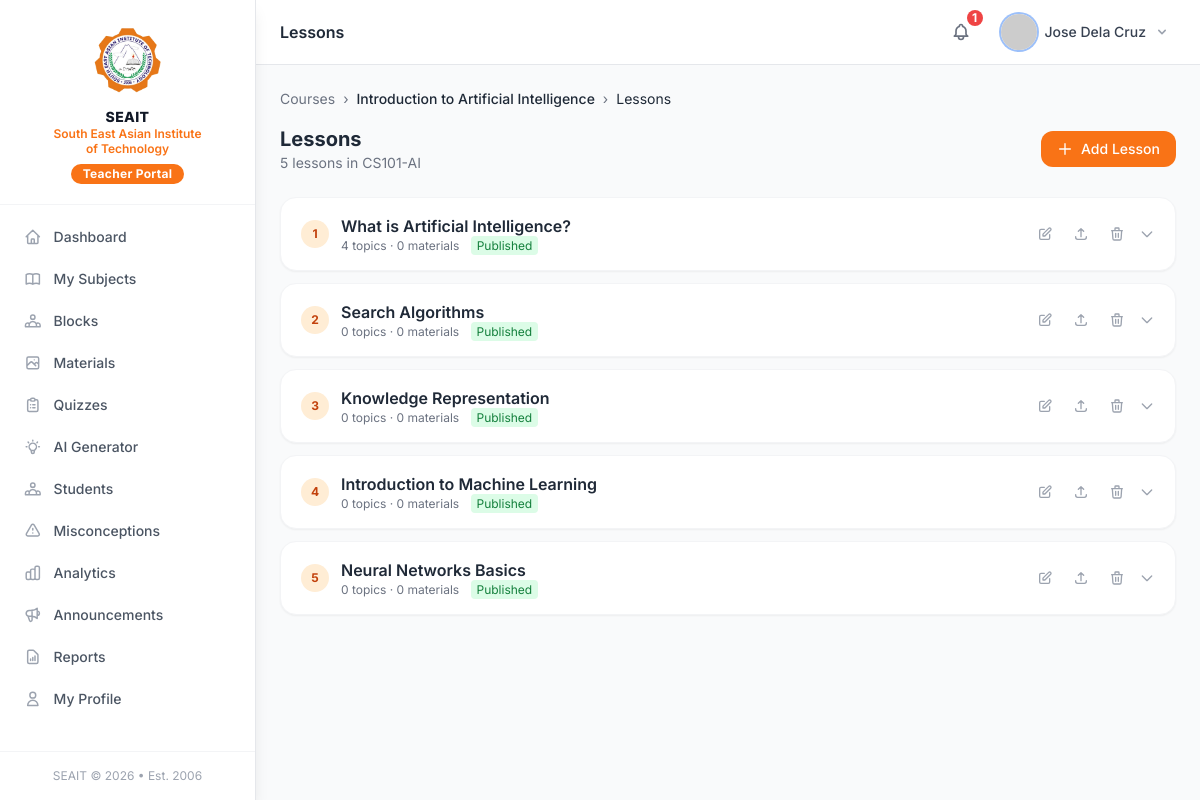
The page /modules/teacher/lessons.php?course_id=1 (signed in) on the database its author committed.
### tables this page shows
CREATE TABLE courses (
    id              INT UNSIGNED AUTO_INCREMENT PRIMARY KEY,
    teacher_id      INT UNSIGNED NOT NULL,
    department_id   INT UNSIGNED DEFAULT NULL,
    title           VARCHAR(200) NOT NULL,
    code            VARCHAR(30)  NOT NULL UNIQUE,
    description     TEXT         DEFAULT NULL,
    thumbnail       VARCHAR(255) DEFAULT NULL,
    credits         TINYINT UNSIGNED DEFAULT 3,
    is_published    TINYINT(1)   NOT NULL DEFAULT 0,
    is_active       TINYINT(1)   NOT NULL DEFAULT 1,
    created_at      DATETIME     NOT NULL DEFAULT CURRENT_TIMESTAMP,
    updated_at      DATETIME     NOT NULL DEFAULT CURRENT_TIMESTAMP ON UPDATE CURRENT_TIMESTAMP,
    FOREIGN KEY (teacher_id)    REFERENCES teachers(id)    ON DELETE CASCADE,
    FOREIGN KEY (department_id) REFERENCES departments(id) ON DELETE SET NULL,
    INDEX idx_teacher    (teacher_id),
    INDEX idx_published  (is_published),
    INDEX idx_active     (is_active)
);

CREATE TABLE lessons (
    id          INT UNSIGNED AUTO_INCREMENT PRIMARY KEY,
    course_id   INT UNSIGNED NOT NULL,
    title       VARCHAR(200) NOT NULL,
    description TEXT         DEFAULT NULL,
    sort_order  SMALLINT UNSIGNED NOT NULL DEFAULT 0,
    is_published TINYINT(1)  NOT NULL DEFAULT 0,
    created_at  DATETIME     NOT NULL DEFAULT CURRENT_TIMESTAMP,
    updated_at  DATETIME     NOT NULL DEFAULT CURRENT_TIMESTAMP ON UPDATE CURRENT_TIMESTAMP,
    FOREIGN KEY (course_id) REFERENCES courses(id) ON DELETE CASCADE,
    INDEX idx_course    (course_id),
    INDEX idx_sort      (sort_order),
    INDEX idx_published (is_published)
);

### core/Helpers.php (called while the page is built, shortened)
<?php
function e(mixed $value): string
{
    return htmlspecialchars((string) $value, ENT_QUOTES | ENT_HTML5, 'UTF-8');
}
function getInt(string $key, int $default = 0): int
{
    return (int) ($_GET[$key] ?? $default);
}
function getTeacherProfile(int $userId): ?array
{
    return Database::fetchOne(
        "SELECT t.*, u.first_name, u.last_name, u.email, u.avatar
         FROM teachers t JOIN users u ON u.id = t.user_id
         WHERE u.id = ? LIMIT 1",
        [$userId]
    );
}

### core/Auth.php (called while the page is built, shortened)
<?php
class Auth
{
    public static function id(): ?int
    {
        return $_SESSION['user_id'] ?? null;
    }
}

### core/Database.php (called while the page is built, shortened)
<?php
class Database
{
    private static ?PDO $instance = null;
    public static function getInstance(): PDO
    {
        if (self::$instance === null) {
            $dsn = sprintf(
                'mysql:host=%s;port=%s;dbname=%s;charset=%s',
                DB_HOST, DB_PORT, DB_NAME, DB_CHARSET
            );
            $options = [
                PDO::ATTR_ERRMODE            => PDO::ERRMODE_EXCEPTION,
                PDO::ATTR_DEFAULT_FETCH_MODE => PDO::FETCH_ASSOC,
                PDO::ATTR_EMULATE_PREPARES   => false,
                PDO::MYSQL_ATTR_INIT_COMMAND => "SET NAMES utf8mb4 COLLATE utf8mb4_unicode_ci",
            ];
            try {
                self::$instance = new PDO($dsn, DB_USER, DB_PASS, $options);
            } catch (PDOException $e) {
                if (APP_DEBUG) {
                    die('Database connection failed: ' . $e->getMessage());
                }
                die('A database error occurred. Please try again later.');
            }
        }
        return self::$instance;
    }
    public static function query(string $sql, array $params = []): PDOStatement
    {
        $stmt = self::getInstance()->prepare($sql);
        $stmt->execute($params);
        return $stmt;
    }
    public static function fetchOne(string $sql, array $params = []): ?array
    {
        $row = self::query($sql, $params)->fetch();
        return $row ?: null;
    }
    public static function fetchAll(string $sql, array $params = []): array
    {
        return self::query($sql, $params)->fetchAll();
    }
}

### modules/teacher/lessons.php (the view, shortened to what this page needs)
<?php
$teacher   = getTeacherProfile(Auth::id());
$tid       = (int)$teacher['id'];
$courseId = getInt('course_id');
$course = Database::fetchOne("SELECT * FROM courses WHERE id=? AND teacher_id=?",[$courseId,$tid]);
$lessons = Database::fetchAll(
    "SELECT l.*, COUNT(DISTINCT t.id) topic_count, COUNT(DISTINCT m.id) material_count
     FROM lessons l
     LEFT JOIN topics t ON t.lesson_id=l.id
     LEFT JOIN learning_materials m ON m.lesson_id=l.id
     WHERE l.course_id=?
     GROUP BY l.id ORDER BY l.sort_order, l.id",[$courseId]
);
?>
<!DOCTYPE html>
<html lang="en">
<head><?php include __DIR__ . '/../../includes/components/head.php'; ?></head>
<body class="bg-gray-50 min-h-screen">
<?php include __DIR__ . '/../../includes/components/sidebar_teacher.php'; ?>
<div class="md:ml-64 flex flex-col min-h-screen">
<?php include __DIR__ . '/../../includes/components/topbar.php'; ?>
<main class="flex-1 p-4 md:p-6 fade-in">
<div class="flex items-center gap-2 text-sm text-gray-500 mb-4">
    <a href="<?= BASE_URL ?>/modules/teacher/courses.php" class="hover:text-orange-600">Courses</a>
    <span>›</span>
    <span class="text-gray-800 font-medium"><?= e($course['title']) ?></span>
    <span>›</span>
    <span class="text-gray-800">Lessons</span>
</div>
<div class="flex items-center justify-between mb-6">
    <div>
        <h2 class="text-xl font-bold text-gray-800">Lessons</h2>
        <p class="text-sm text-gray-500"><?= count($lessons) ?> lessons in <?= e($course['code']) ?></p>
    </div>
    <button onclick="openLessonModal()" class="px-4 py-2 bg-orange-500 text-white text-sm font-medium rounded-xl hover:bg-orange-600 flex items-center gap-2">
        <svg class="w-4 h-4" fill="none" stroke="currentColor" viewBox="0 0 24 24">
            <path stroke-linecap="round" stroke-linejoin="round" stroke-width="2" d="M12 4v16m8-8H4"/>
        </svg>
        Add Lesson
    </button>
</div>
<div class="space-y-3">
<?php foreach ($lessons as $i => $lesson):
?>
<div class="bg-white rounded-2xl shadow-sm border border-gray-100 overflow-hidden">
    <div class="flex items-center justify-between px-5 py-4 cursor-pointer hover:bg-gray-50 transition"
         onclick="toggleLesson('lesson-<?= $lesson['id'] ?>')">
        <div class="flex items-center gap-3">
            <span class="w-7 h-7 bg-orange-100 rounded-full flex items-center justify-center text-xs font-bold text-orange-700">
                <?= $lesson['sort_order'] ?: $i+1 ?>
            </span>
            <div>
                <p class="font-semibold text-gray-800"><?= e($lesson['title']) ?></p>
                <p class="text-xs text-gray-500">
                    <?= $lesson['topic_count'] ?> topics · <?= $lesson['material_count'] ?> materials
                    <span class="ml-2 px-1.5 py-0.5 rounded text-xs <?= $lesson['is_published']?'bg-green-100 text-green-700':'bg-yellow-100 text-yellow-700' ?>">
                        <?= $lesson['is_published']?'Published':'Draft' ?>
                    </span>
                </p>
            </div>
        </div>
        <div class="flex items-center gap-2">
            <button onclick="event.stopPropagation(); openLessonModal(<?= htmlspecialchars(json_encode($lesson)) ?>)"
                    class="p-1.5 text-gray-400 hover:text-orange-600 hover:bg-orange-50 rounded-lg transition">
                <svg class="w-4 h-4" fill="none" stroke="currentColor" viewBox="0 0 24 24">
                    <path stroke-linecap="round" stroke-linejoin="round" stroke-width="2" d="M11 5H6a2 2 0 00-2 2v11a2 2 0 002 2h11a2 2 0 002-2v-5m-1.414-9.414a2 2 0 112.828 2.828L11.828 15H9v-2.828l8.586-8.586z"/>
                </svg>
            </button>
            <a href="<?= BASE_URL ?>/modules/teacher/upload_material.php?lesson_id=<?= $lesson['id'] ?>"
               onclick="event.stopPropagation()"
               class="p-1.5 text-gray-400 hover:text-orange-600 hover:bg-orange-50 rounded-lg transition" title="Add material">
                <svg class="w-4 h-4" fill="none" stroke="currentColor" viewBox="0 0 24 24">
                    <path stroke-linecap="round" stroke-linejoin="round" stroke-width="2" d="M4 16v1a3 3 0 003 3h10a3 3 0 003-3v-1m-4-8l-4-4m0 0L8 8m4-4v12"/>
                </svg>
            </a>
            <form method="POST" id="delLesson-<?= $lesson['id'] ?>" onclick="event.stopPropagation()">
                <button type="button" onclick="event.stopPropagation(); confirmDelete('Delete this lesson and all its content?','delLesson-<?= $lesson['id'] ?>')"
                        class="p-1.5 text-gray-400 hover:text-red-600 hover:bg-red-50 rounded-lg transition">
                    <svg class="w-4 h-4" fill="none" stroke="currentColor" viewBox="0 0 24 24">
                        <path stroke-linecap="round" stroke-linejoin="round" stroke-width="2" d="M19 7l-.867 12.142A2 2 0 0116.138 21H7.862a2 2 0 01-1.995-1.858L5 7m5 4v6m4-6v6m1-10V4a1 1 0 00-1-1h-4a1 1 0 00-1 1v3M4 7h16"/>
                    </svg>
                </button>
            </form>
            <svg id="chevron-lesson-<?= $lesson['id'] ?>" class="w-4 h-4 text-gray-400 transition-transform" fill="none" stroke="currentColor" viewBox="0 0 24 24">
                <path stroke-linecap="round" stroke-linejoin="round" stroke-width="2" d="M19 9l-7 7-7-7"/>
            </svg>
        </div>
    </div>
</div>
<?php endforeach; ?>
</div>
</main>
</div>
</body>
</html>

### includes/components/head.php (style rules this page uses)
body { font-family: 'Inter', system-ui, sans-serif; }
.fade-in { animation: fadeIn .25s ease-in-out; }

### rows shown on the page
courses: title "Introduction to Artificial Intelligence", code "CS101-AI"
lessons: $lesson['sort_order'] ?: $i+1 "1", title "What is Artificial Intelligence?", topic_count "4", material_count "0", is_published "Published"
lessons: $lesson['sort_order'] ?: $i+1 "2", title "Search Algorithms", topic_count "0", material_count "0", is_published "Published"
lessons: $lesson['sort_order'] ?: $i+1 "3", title "Knowledge Representation", topic_count "0", material_count "0", is_published "Published"
lessons: $lesson['sort_order'] ?: $i+1 "4", title "Introduction to Machine Learning", topic_count "0", material_count "0", is_published "Published"
lessons: $lesson['sort_order'] ?: $i+1 "5", title "Neural Networks Basics", topic_count "0", material_count "0", is_published "Published"

### other values the page prints
$item['label'] "Dashboard"
$item['label'] "My Subjects"
$item['label'] "Blocks"
$item['label'] "Materials"
$item['label'] "Quizzes"
$item['label'] "AI Generator"
$item['label'] "Students"
$item['label'] "Misconceptions"
$item['label'] "Analytics"
$item['label'] "Announcements"
$item['label'] "Reports"
$item['label'] "My Profile"
$pageTitle "Lessons"
$notifCount "1"
$userName "Jose Dela Cruz"
